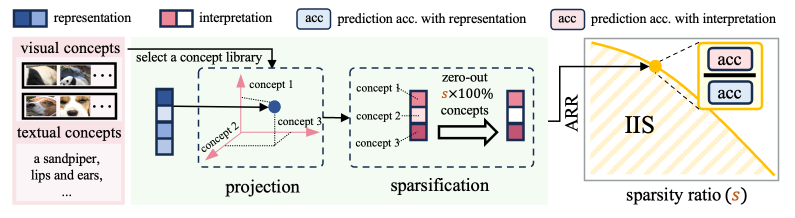
#> input picture framework.png, 1590 x 435 px, given as the content of the folder ./ImageNet/train, which was not available (shown at 1/2 size)
$ python 'segment_extractor 2.py'
#> lines starting #> are read from the running program, lines starting #| are printed output that depends on the picture; after the words box and inside, x2 and y2 are one past the last pixel; in counts of white or black regions, pixels touching at a corner belong together; pictures that were not available may be replaced by others from this repository, and a replacement may not be noted
#> further down, img_data is the input picture: shape (435, 1590, 4); mean R, G, B, A 144.5, 145.1, 140.8, 169.1
import datetime
import os
import os.path as osp
import time
import warnings


import numpy as np
from PIL import Image
import scipy.stats as stats
import skimage.segmentation as segmentation
from skimage import io
from tqdm import tqdm

def extract_patch(image, mask, crop_size):
    """Extracts a patch out of an image.

    Args:
      image: The original image
      mask: The binary mask of the patch area

    Returns:
      image_resized: The resized patch such that its boundaries touches the
        image boundaries
      patch: The original patch. Rest of the image is padded with average value
    """
    average_image_value = 117

    mask_expanded = np.expand_dims(mask, -1)
    patch = (mask_expanded * image + (
        1 - mask_expanded) * float(average_image_value))
    ones = np.where(mask == 1)
    h1, h2, w1, w2 = ones[0].min(), ones[0].max(), ones[1].min(), ones[1].max()
    image = Image.fromarray((patch[h1:h2, w1:w2]).astype('uint8'))
    image_resized = np.array(image.resize(crop_size,
                                          Image.BICUBIC)).astype(float)
    return image_resized, patch


def get_concept_patchs(image, patch_num=5):
#> called with patch_num = 5
    n_segments = [10, 20, 30, ]
    n_params = len(n_segments)
    compactnesses = [10] * n_params
    sigmas = [1.] * n_params
    unique_masks = []
    for i in range(n_params):
        param_masks = []
        assert len(image.shape) == 3, image.shape
        segments = segmentation.slic(
            image, n_segments=n_segments[i], compactness=compactnesses[i],
            sigma=sigmas[i])
        for s in range(segments.max()):

            mask = (segments == s).astype(float)
            unique = False
            if np.mean(mask) > 0.001:
                unique = True
            for seen_mask in unique_masks:
                jaccard = np.sum(seen_mask * mask) / np.sum((seen_mask + mask) > 0)
                if jaccard > 0.5:
                    unique = False
                    break
            if unique:
                param_masks.append(mask)
            if len(param_masks) >= patch_num:
                break
        unique_masks.extend(param_masks)
#> this loop made 3 passes
#> pass 1, in get_concept_patchs, `segments = segmentation.slic( image, n_segments=n_segments[i], compact..`:
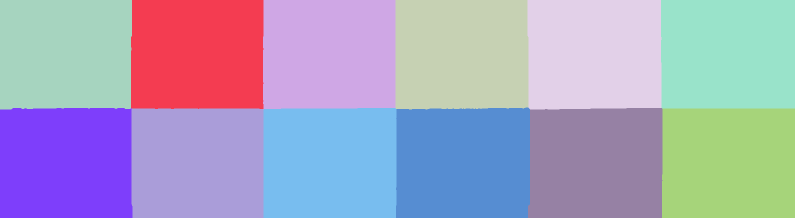
#> segments: shape (435, 1590) int64 (shown at 1/2 size); 12 distinct labels, from 1 to 12; one colour per label, 0 black
#> pass 3, in get_concept_patchs, `segments = segmentation.slic( image, n_segments=n_segments[i], compact..`:
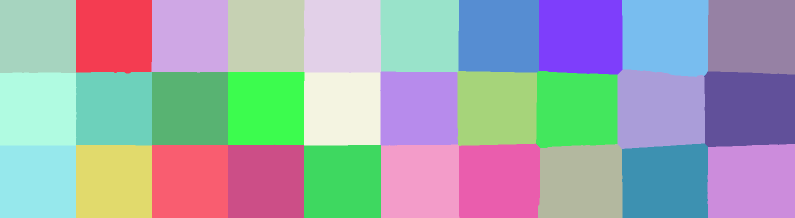
#> segments: shape (435, 1590) int64 (shown at 1/2 size); 30 distinct labels, from 1 to 30; one colour per label, 0 black
#> after the loop, unique_masks = 15 items
    superpixels, patches = [], []
    while unique_masks:
        superpixel, patch = extract_patch(np.array(image), unique_masks.pop(), [image.shape[1], image.shape[0]])
        superpixels.append(superpixel)
        patches.append(patch)
#> this loop made 15 passes
#> (ones in extract_patch, h2 in extract_patch, w1 in extract_patch, w2 in extract_patch) on passes 1 to 9: (22225 positions, rows 0 to 145, columns 608 to 761, 145, 608, 761), (21925 positions, rows 0 to 143, columns 456 to 608, 143, 456, 608), (21914 positions, rows 0 to 144, columns 303 to 455, 144, 303, 455), (21939 positions, rows 0 to 146, columns 152 to 303, 146, 152, 303), (22117 positions, rows 0 to 145, columns 0 to 151, 145, 0, 151), (34258 positions, rows 0 to 219, columns 1430 to 1589, 219, 1430, 1589), (34424 positions, rows 0 to 212, columns 1268 to 1436, 212, 1268, 1436), (38157 positions, rows 0 to 218, columns 924 to 1102, 218, 924, 1102), (39510 positions, rows 0 to 217, columns 742 to 924, 217, 742, 924)
#> pass 1, in extract_patch, `mask_expanded = np.expand_dims(mask, -1)`:
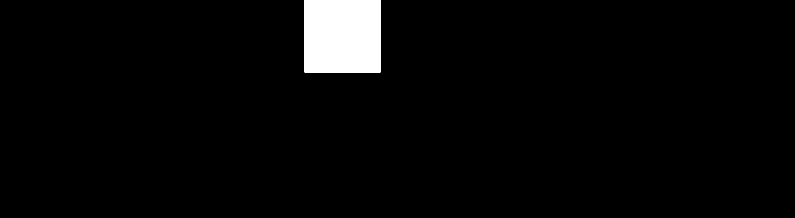
#> mask_expanded: shape (435, 1590, 1) float64 (shown at 1/2 size); values 0 (black) and 1 (white), 3.2% white; 1 white region, box (x1, y1, x2, y2) and area: (608, 0, 762, 146) 22225
#> pass 1, in extract_patch, `patch = (mask_expanded * image + ( 1 - mask_expanded) * float(average_..`:
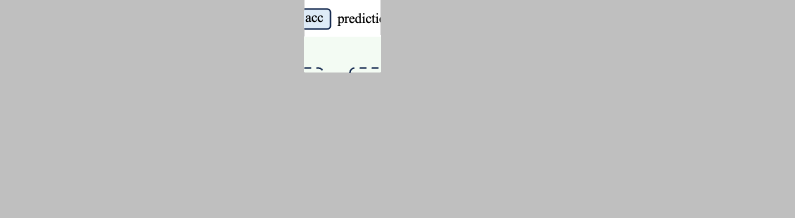
#> patch: shape (435, 1590, 4) float64 (shown at 1/2 size); mean of channels 0, 1, 2, 3 117.6, 117.8, 117.7, 118.4; transparent parts drawn white
#> pass 1, in extract_patch, `image = Image.fromarray((patch[h1:h2, w1:w2]).astype('uint8'))`:
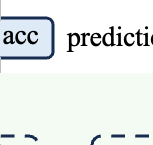
#> image: PIL image 153x145 RGBA; mean R, G, B, A 136.2, 141.7, 139.9, 158.8; transparent parts drawn white
#> pass 1, in extract_patch, `image_resized = np.array(image.resize(crop_size, Image.BICUBIC)).astyp..`:
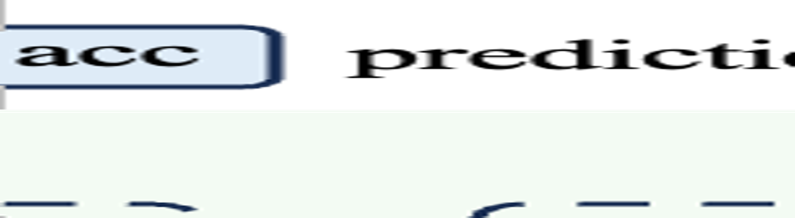
#> image_resized: shape (435, 1590, 4) float64 (shown at 1/2 size); mean R, G, B, A 137, 142.5, 140.8, 158.8; transparent parts drawn white
#> after the loop, patches = 15 items; superpixels = 15 items
    return superpixels, patches


def get_args_parser(add_help=True):
    import argparse

    parser = argparse.ArgumentParser(description="Grid Train Pipeline", add_help=add_help)

    parser.add_argument("--data_root", default='./ImageNet/train', type=str)
    parser.add_argument("--save_root", default='../concept_library/visual/segments', type=str)
    return parser.parse_args()

if __name__ == "__main__":
    args = get_args_parser()
    data_root = args.data_root
    save_root = args.save_root
    if not osp.exists(save_root):
        os.mkdir(save_root)
    class_dirs = os.listdir(data_root)
    img_per_class = 10

    for class_dir in tqdm(class_dirs):
        class_dir_path = osp.join(data_root, class_dir)
        img_list = os.listdir(class_dir_path)
        save_dir = osp.join(save_root, class_dir)
        if not osp.exists(save_dir):
            os.mkdir(save_dir)
        img_num = 0
        for img in img_list:
            img_path = osp.join(class_dir_path, img)
            img_data = io.imread(img_path)
            if len(img_data.shape) != 3:
                continue
            img_name = img.split('.')[0]
            superpixels, patches = get_concept_patchs(img_data, patch_num=5)
#> superpixels = 15 items; patches = 15 items
            for i, superpixel in enumerate(superpixels):
                segment_img = np.array(superpixel).astype('uint8')
                segment_img = Image.fromarray(segment_img).convert('RGB')
                save_path = osp.join(save_dir, f'{img_name}_{i}.jpg')
                segment_img.save(save_path)
#> this loop made 15 passes
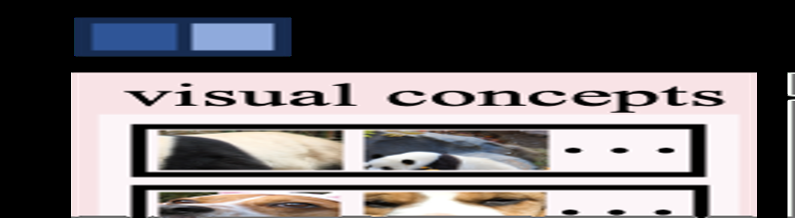
#> segment_img: PIL image 1590x435 RGB (shown at 1/2 size); mean R, G, B 111.2, 106.4, 108.3
            img_num += 1
            if img_num >= img_per_class:
                break
